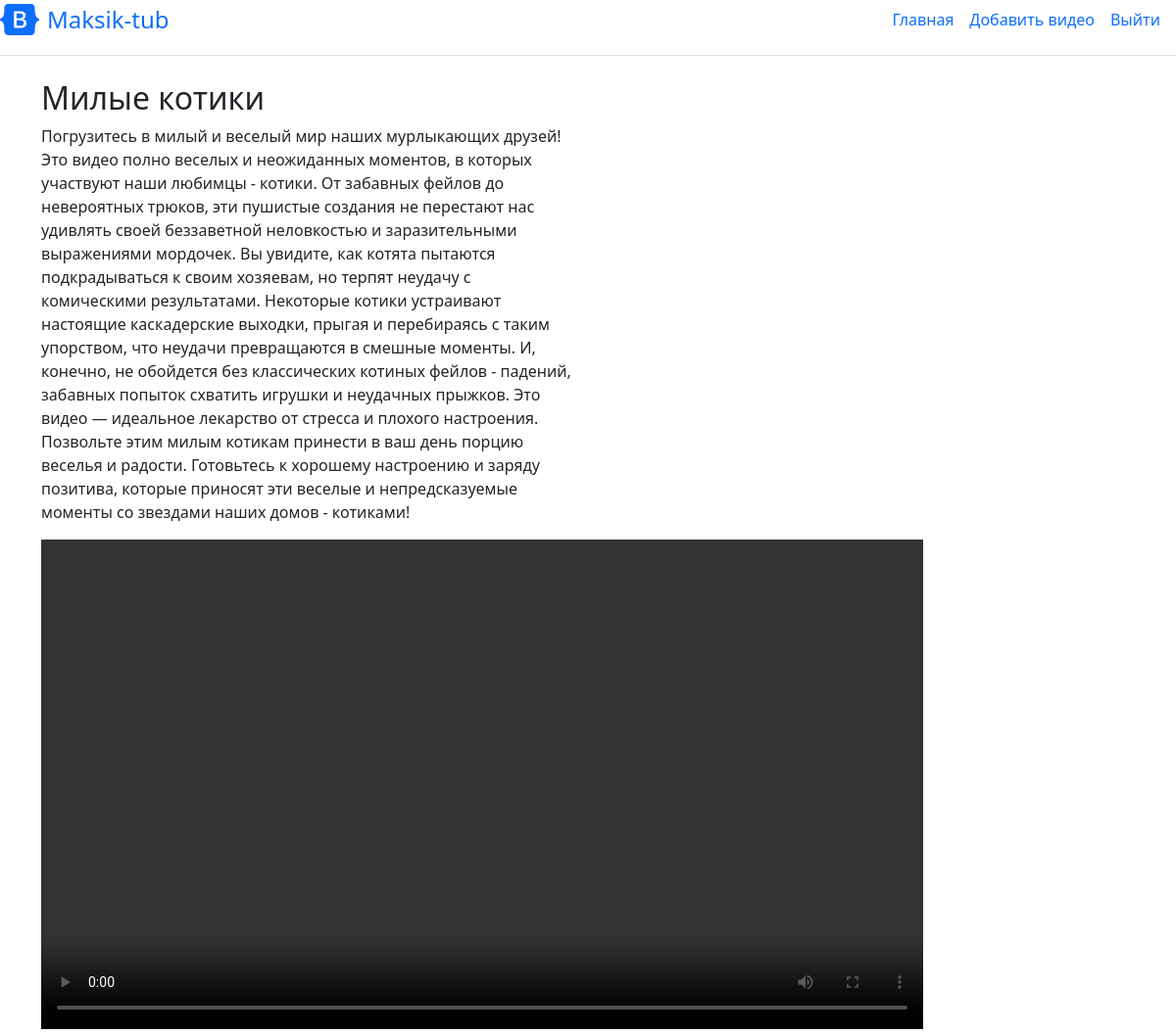
/2/ (signed in), run on the app's committed database.
### main/models.py (models this page shows, shortened)
class Download(models.Model):
    name = models.CharField('Название', max_length=35)
    description = models.TextField('Описание', default='')
    author = models.ForeignKey(User, related_name='author', on_delete=models.CASCADE, default=None, null=True, blank=True)
    content = models.FileField(
        upload_to='video/',
        validators=[FileExtensionValidator(allowed_extensions=['mp4'])]
    )
    class Meta:
        verbose_name = 'Видео'
        verbose_name_plural = 'Видосики'

### main/views.py (the view)
# urls.py: path('<int:pk>/', views.get_video, name='player'),
def get_video(request, pk: int):
    _video = get_object_or_404(Download, id=pk)
    return render(request, "main/player.html", {"video": _video})

### main/templates/main/player.html (shortened to what this page needs)
{% extends 'main/base.html' %}
{% block content %}
    <div class="main-posts">
      <div class="row">
        <div class="col-md-6 col-sm-6">
          <h2>{{ video.name }}</h2>
          <p>{{ video.description }}</p>
      </div>
        <div class="col-md-12 col-sm-12">
          <video
              id="my-video"
              class="video-js"
              controls
              preload="auto"
              width="900"
              height="500"
              data-setup="{}"
          >
            <source src="{% url 'stream' video.id %}" type="video/mp4"/>
            <source src="{% url 'stream' video.id %}" type="video/webm"/>
          </video>
        </div>
    </div>
  </div>
{% endblock %}

### data on the page
Download: name "Милые котики", description "Погрузитесь в милый и веселый мир наших мурлыкающих друзей! Это видео полно веселых и неожиданных моментов, в которых участвуют наши любимцы - котики. От забавных фейлов до невероятных трюков, эти пушистые создания не перестают нас удивлять своей беззаветной неловкостью и заразительными выражениями мордочек. Вы увидите, как котята пытаются подкрадываться к своим хозяевам, но терпят неудачу с комическими результатами. Некоторые котики устраивают настоящие каскадерские выходки, прыгая и перебираясь с таким упорством, что неудачи превращаются в смешные моменты. И, конечно, не обойдется без классических котиных фейлов - падений, забавных попыток схватить игрушки и неудачных прыжков. Это видео —…"
